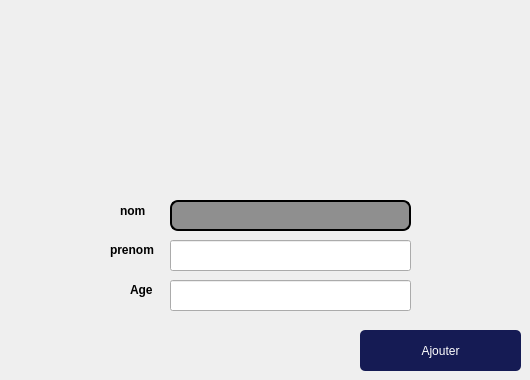
      <widget class="QWidget" name="tab_9">
       <attribute name="title">
        <string>Ajouter un enfant</string>
       </attribute>
       <widget class="QLabel" name="reference_2">
        <property name="geometry">
         <rect>
          <x>120</x>
          <y>200</y>
          <width>51</width>
          <height>21</height>
         </rect>
        </property>
        <property name="font">
         <font>
          <pointsize>9</pointsize>
          <weight>75</weight>
          <bold>true</bold>
          <underline>false</underline>
         </font>
        </property>
        <property name="text">
         <string>nom</string>
        </property>
       </widget>
       <widget class="QLabel" name="quantite_2">
        <property name="geometry">
         <rect>
          <x>130</x>
          <y>280</y>
          <width>31</width>
          <height>20</height>
         </rect>
        </property>
        <property name="font">
         <font>
          <pointsize>9</pointsize>
          <weight>75</weight>
          <bold>true</bold>
          <underline>false</underline>
         </font>
        </property>
        <property name="text">
         <string>Age</string>
        </property>
       </widget>
       <widget class="QLineEdit" name="lineEdit_nom">
        <property name="geometry">
         <rect>
          <x>170</x>
          <y>200</y>
          <width>241</width>
          <height>31</height>
         </rect>
        </property>
        <property name="styleSheet">
         <string notr="true">QLineEdit {
padding: 1px;
border-style: solid;
border: 2px solid gray;
border-radius: 8px;
background-color: rgb(143, 143, 143);
border:2px solid #000;
}</string>
        </property>
       </widget>
       <widget class="QPushButton" name="pb_ajouter">
        <property name="geometry">
         <rect>
          <x>360</x>
          <y>330</y>
          <width>161</width>
          <height>41</height>
         </rect>
        </property>
        <property name="styleSheet">
         <string notr="true">QPushButton {
padding: 1px;
border-style: solid;
border: 2px solid gray;
border-radius: 8px;
background-color: rgb(143, 143, 143);
border:2px solid #000;
}
QPushButton {
     color: #fff !important;
text-transform: uppercase;
text-decoration: none;
background: #151B54;
border-radius: 5px;
display: inline-block;
border: none;
transition: all 0.4s ease 0s;
 }
 QPushButton:hover {
     background: #434343;
letter-spacing: 1px;
-webkit-box-shadow: 0px 5px 40px -10px rgba(0,0,0,0.57);
-moz-box-shadow: 0px 5px 40px -10px rgba(0,0,0,0.57);
box-shadow: 5px 40px -10px rgba(0,0,0,0.57);
transition: all 0.4s ease 0s;
 }</string>
        </property>
        <property name="text">
         <string>Ajouter</string>
        </property>
       </widget>
       <widget class="QLineEdit" name="lineEdit_age">
        <property name="geometry">
         <rect>
          <x>170</x>
          <y>280</y>
          <width>241</width>
          <height>31</height>
         </rect>
        </property>
        <property name="styleSheet">
         <string notr="true">QLineEdit {
padding: 1px;
border-style: solid;
border: 2px solid gray;
border-radius: 8px;
background-color: rgb(143, 143, 143);
border:2px solid #000;
}border:2px solid #000;</string>
        </property>
       </widget>
       <widget class="QLabel" name="quantite_4">
        <property name="geometry">
         <rect>
          <x>110</x>
          <y>240</y>
          <width>51</width>
          <height>20</height>
         </rect>
        </property>
        <property name="font">
         <font>
          <pointsize>9</pointsize>
          <weight>75</weight>
          <bold>true</bold>
          <underline>false</underline>
         </font>
        </property>
        <property name="text">
         <string>prenom</string>
        </property>
       </widget>
       <widget class="QLineEdit" name="lineEdit_prenom">
        <property name="geometry">
         <rect>
          <x>170</x>
          <y>240</y>
          <width>241</width>
          <height>31</height>
         </rect>
        </property>
        <property name="styleSheet">
         <string notr="true">QLineEdit {
padding: 1px;
border-style: solid;
border: 2px solid gray;
border-radius: 8px;
background-color: rgb(143, 143, 143);
border:2px solid #000;
}border:2px solid #000;</string>
        </property>
       </widget>
      </widget>
